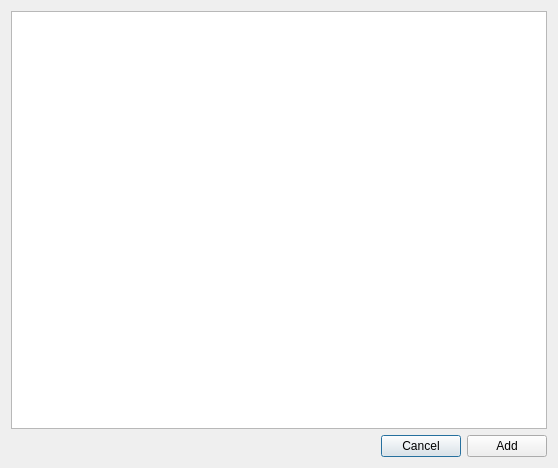
<?xml version="1.0" encoding="UTF-8"?>
<ui version="4.0">
 <class>WidgetChatTabAddWindow</class>
 <widget class="QDialog" name="WidgetChatTabAddWindow">
  <property name="geometry">
   <rect>
    <x>0</x>
    <y>0</y>
    <width>558</width>
    <height>468</height>
   </rect>
  </property>
  <property name="windowTitle">
   <string>Dialog</string>
  </property>
  <layout class="QVBoxLayout" name="verticalLayout">
   <item>
    <widget class="QListWidget" name="_contactList">
     <property name="selectionMode">
      <enum>QAbstractItemView::MultiSelection</enum>
     </property>
    </widget>
   </item>
   <item>
    <layout class="QHBoxLayout" name="horizontalLayout">
     <item>
      <spacer name="horizontalSpacer">
       <property name="orientation">
        <enum>Qt::Horizontal</enum>
       </property>
       <property name="sizeHint" stdset="0">
        <size>
         <width>40</width>
         <height>20</height>
        </size>
       </property>
      </spacer>
     </item>
     <item>
      <widget class="QPushButton" name="_cancelButton">
       <property name="text">
        <string>Cancel</string>
       </property>
      </widget>
     </item>
     <item>
      <widget class="QPushButton" name="_okButton">
       <property name="text">
        <string>Add</string>
       </property>
      </widget>
     </item>
    </layout>
   </item>
  </layout>
 </widget>
 <resources/>
 <connections/>
</ui>
